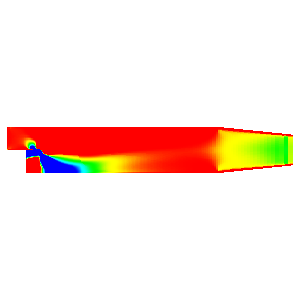

Write Python code to recreate this figure.
#!/usr/bin/env python

# Read EnSight Gold pitzDaily case, assign UGrad as scalars, and render.

import os

import vtkmodules.vtkInteractionStyle  # noqa: F401
import vtkmodules.vtkRenderingFreeType  # noqa: F401
import vtkmodules.vtkRenderingOpenGL2  # noqa: F401

from vtkmodules.vtkCommonDataModel import vtkDataSetAttributes
from vtkmodules.vtkFiltersCore import vtkAssignAttribute
from vtkmodules.vtkFiltersGeometry import vtkDataSetSurfaceFilter
from vtkmodules.vtkIOEnSight import vtkGenericEnSightReader
from vtkmodules.vtkRenderingCore import (
    vtkActor,
    vtkCompositePolyDataMapper,
    vtkRenderWindow,
    vtkRenderWindowInteractor,
    vtkRenderer,
)

# Source
data_dir = os.environ.get("VPE_DATA_DIR", os.path.dirname(os.path.abspath(__file__)))

# Read EnSight case file
ensight_reader = vtkGenericEnSightReader()
ensight_reader.SetCaseFileName(os.path.join(data_dir, "EnSight", "pitzDaily.case"))
ensight_reader.Update()

# Extract surface
surface_filter = vtkDataSetSurfaceFilter()
surface_filter.SetInputConnection(ensight_reader.GetOutputPort())
surface_filter.Update()

# Assign UGrad as scalars
assign_attribute = vtkAssignAttribute()
assign_attribute.SetInputConnection(surface_filter.GetOutputPort())
assign_attribute.Assign("UGrad", vtkDataSetAttributes.SCALARS, vtkAssignAttribute.CELL_DATA)
assign_attribute.Update()

# Mapper
composite_mapper = vtkCompositePolyDataMapper()
composite_mapper.SetInputConnection(assign_attribute.GetOutputPort())
composite_mapper.SetScalarVisibility(True)
composite_mapper.SetScalarRange(0, 100)
composite_mapper.UseLookupTableScalarRangeOff()

# Actor
ensight_actor = vtkActor()
ensight_actor.SetMapper(composite_mapper)

# Renderer
renderer = vtkRenderer()
renderer.AddActor(ensight_actor)
renderer.SetBackground(1, 1, 1)

# Render window
render_window = vtkRenderWindow()
render_window.AddRenderer(renderer)
render_window.SetWindowName("ensight gold asym tensor")
render_window.SetMultiSamples(0)
render_window.SetSize(300, 300)

# Interactor
interactor = vtkRenderWindowInteractor()
interactor.SetRenderWindow(render_window)

# Scene
renderer.ResetCamera()

interactor.Initialize()
interactor.Start()
